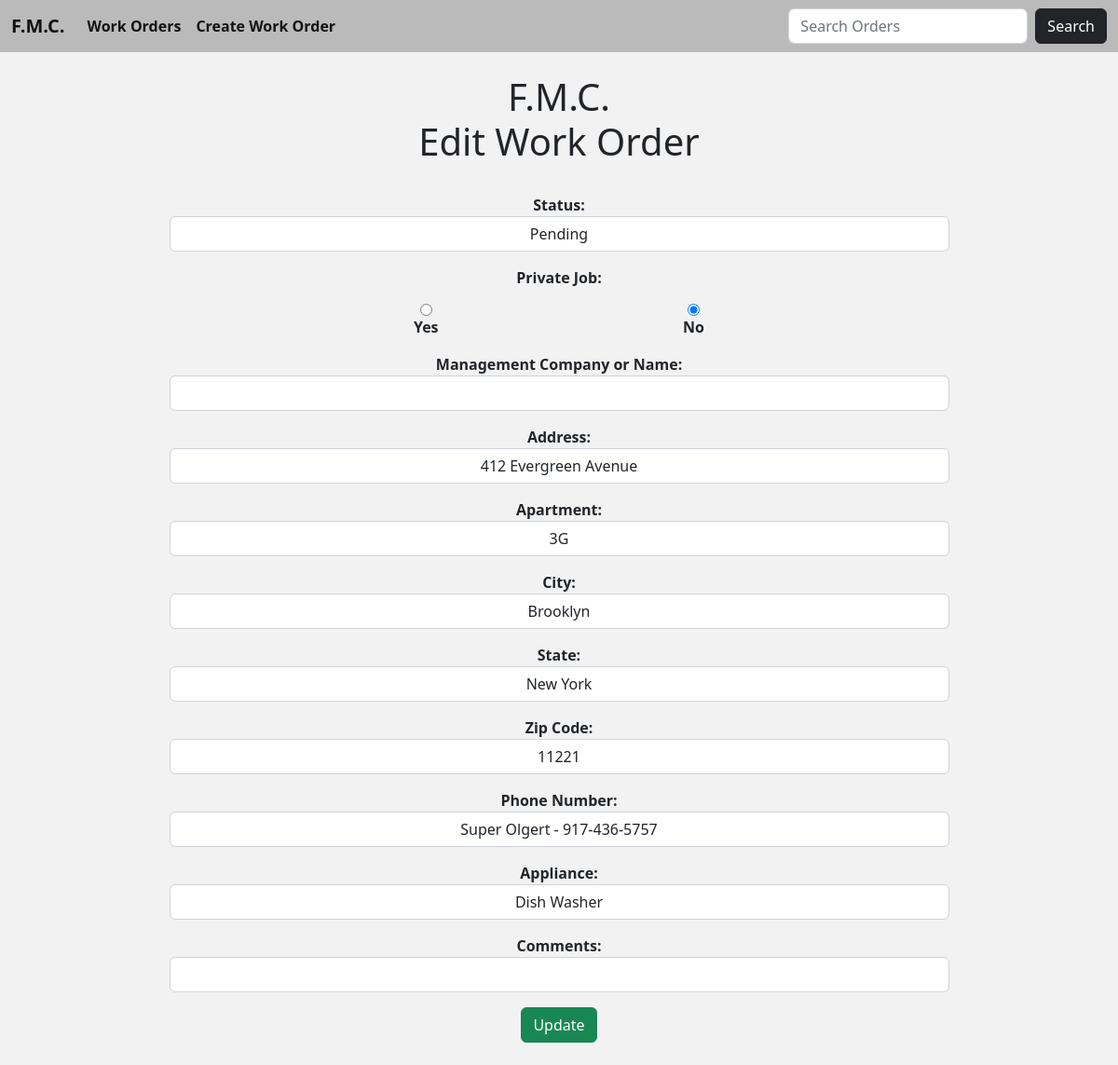
Page /edit_work_order/61 on the earlier database version.
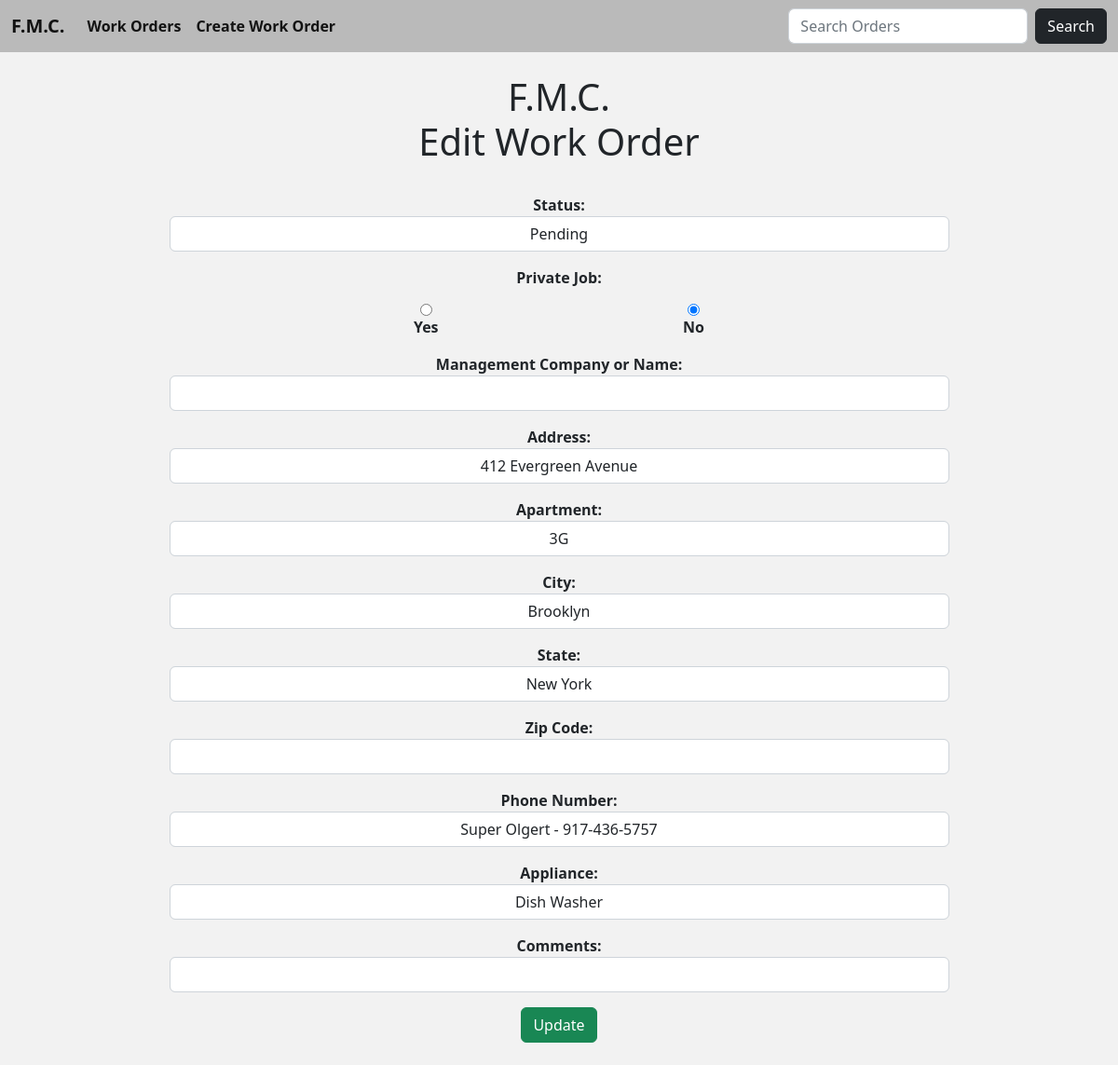
Same page on the later database version.
### fmc/models.py (models this page shows, shortened)
class Work(models.Model):
    company = models.CharField('Management Company', max_length=64, blank=True)
    address = models.CharField(max_length=64)
    apartment = models.CharField(max_length=64)
    city = models.CharField(max_length=64, null=True)
    zip_code = models.IntegerField('Zip Code', null=True, blank=True)
    state = models.CharField(max_length=12, choices=STATE_CHOICES, default='NEW YORK')
    appliance = models.CharField(max_length=64)
    phone = models.CharField('Phone Number', max_length=64, null=True)
    comments = models.CharField(max_length=64, null=True, blank=True)
    private = models.CharField(max_length=12, choices=PRIVATE_CHOICES, default='')
    status = models.CharField(max_length=12, choices=STATUS_CHOICES, default='Pending')
    date_added = models.DateTimeField(auto_now_add=True, null=True)

### fmc/views.py (the view, shortened to what this page needs)
# urls.py: path('edit_work_order/<int:pk>', UpdateWorkOrder.as_view(), name='update-work-order'),
class UpdateWorkOrder(UpdateView):
    model = Work
    template_name = 'update_work_order.html'
    form_class = WorkOrderFormUpdate

### fmc/templates/update_work_order.html (shortened to what this page needs)
{% extends 'index.html' %}
{% block body %}
    <div class="container">
        <center><h1>F.M.C.</br>Edit Work Order</h1></center>
    </div>
<center>
    <div class="form-outline w-75">
        <div class="form-group">
            <form method="POST" style = "font-weight: bold; font-size: 16px;">
                {{ form.as_p }}
                <button class="btn btn-success">Update</button>
            </form>
    </div>
</div>
</center>
{% endblock %}

Differences in the rows shown:
changed Work "Pending": zip_code "11221" → (not shown)
